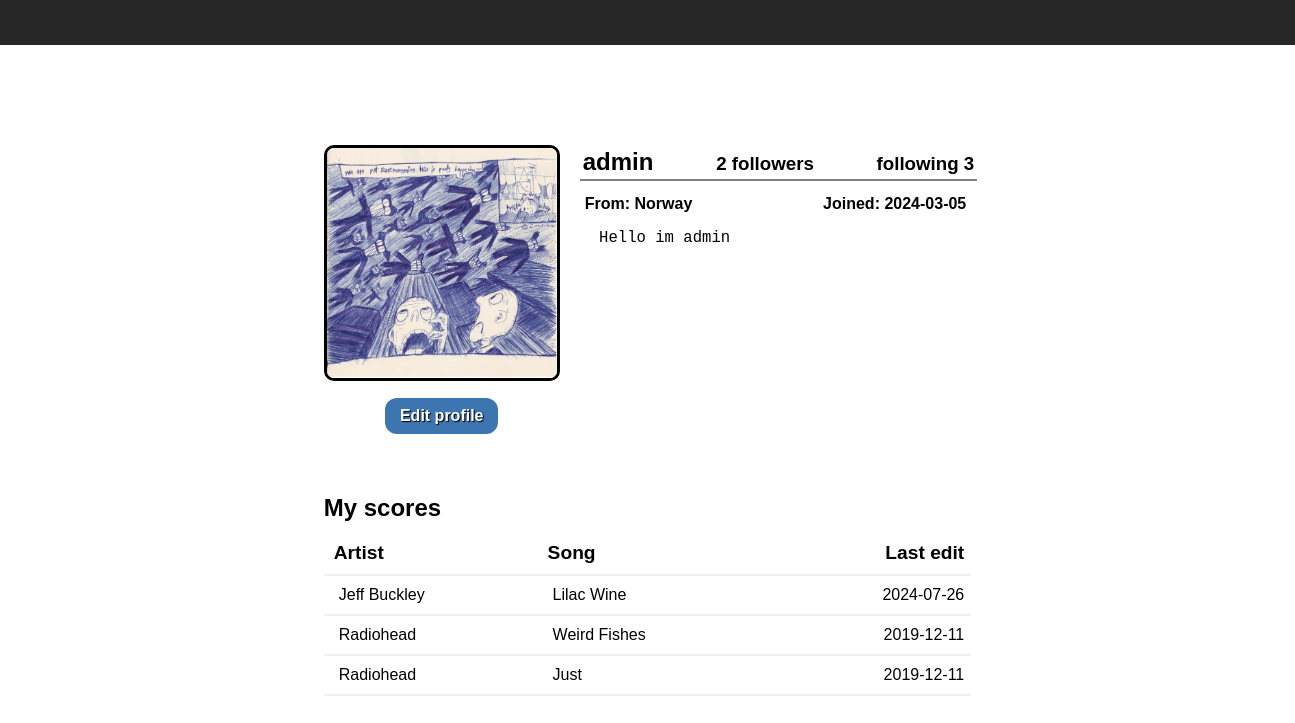
Screenshot of /profile/1 (signed in) with the database file from the repository.
### tables this page shows
CREATE TABLE users (
                                userID INTEGER PRIMARY KEY,
                                username TEXT UNIQUE NOT NULL, 
                                password TEXT NOT NULL, 
                                email TEXT UNIQUE, 
                                registrationDate TEXT,
                                country TEXT,
                                userBio TEXT, 
                                profilePicture TEXT,
                                favoriteScores 
                            );

CREATE TABLE scores (
                                scoreID INTEGER PRIMARY KEY,
                                creatorID INTEGER NOT NULL,
                                scoreName TEXT NOT NULL,
                                artistName TEXT, 
                                visibility NOT NULL,
                                creationDate TEXT, 
                                lastModified TEXT,
                                chords TEXT,
                                tempo INT,
                                timeSignature INT,
                                FOREIGN KEY (creatorID) REFERENCES users (userID) ON DELETE CASCADE
                            );

### app.py (the view)
@app.route("/profile/<int:userID>")
def profile(userID):
    if session:
        conn = get_db_connection()
        scores = setup_db.public_scores_by_user(conn, userID)
        user_info = setup_db.find_user_info(conn, userID)
        conn.close()
        return render_template("profile.html", scores=scores, user_info=user_info,
                            userID=userID, SessionUserID=session['user_id'])
    else:
        return redirect(url_for('login'))

### app.py (called while the page is built)
def get_db_connection():
    conn = setup_db.create_connection(setup_db.database)
    return conn

### setup_db.py (called while the page is built)
def create_connection(db_file):
    conn = None
    try:
        conn = sqlite3.connect(db_file)
        conn.execute("PRAGMA foreign_keys = ON;")
        return conn
    except Error as e:
        print(e)
    return conn

def public_scores_by_user(conn, userID):
    cur = conn.cursor()
    cur.execute("SELECT scoreID, scoreName, artistName, lastModified FROM scores WHERE creatorID = ? AND visibility = 'public'", (userID,))
    scores = []
    for (scoreID, scoreName, artistName, lastModified) in cur:
        scores.append({
            "scoreID": scoreID,
            "scoreName": scoreName,
            "artistName": artistName,
            "lastModified": lastModified
            })
    return scores

### templates/profile.html (shortened to what this page needs)
<!DOCTYPE html>
<html lang="en">
<head>
    <link rel="stylesheet" href="{{ url_for('static', filename='style.css') }}">
</head>
<body>
    <header class="index-heading" id="index-heading">
        <div id="index-heading-right"></div>
    </header>
    <main id="profile-container">
        <section id="profile-upper">
            <div id="profile-upper-left">
                <img id="profile-icon" src="{{ url_for('serve_image', filename=user_info.profilePicture) }}" alt="pfp">
                <div id="profile-button-div"></div>
            </div>
            <div id="profile-upper-right">
                <div id="profile-head-div">
                    <h2 id="profile-name">{{ user_info.username }}</h2>
                    <a class="follower_link" id="followers-modal" href="#"><h3 class="profile-head"> {{ user_info.followersCount }} followers</h3></a>
                    <a class="follower_link" id="following-modal" href="#"><h3 class="profile-head" > following {{ user_info.followingCount }} </h3></a>
                </div>
                <div id="profile-subhead-div">
                    <h4 class="profile-subhead"> From: {{ user_info.country }}</h4>
                    <h4 class="profile-subhead"> Joined: {{ user_info.registrationDate }}</h4>
                </div>
                <textarea id="profile-bio" readonly> {{ user_info.userBio }}</textarea>
            </div>
        </section>
        <section id="profile-scores-div">
            <h1 class="profile-score-head">My scores</h1>
            <table id="profile-score-table">
                <thead>
                    <tr>
                        <th class="profile-score-th">Artist</th>
                        <th class="profile-score-th">Song</th>
                        <th style="text-align: right;" class="profile-score-th">Last edit</th>
                    </tr>
                </thead>
                <tbody>
                    {% for score in scores %}
                    <tr>
                        <td class="profile-score-td"><a href="{{ url_for('search_scores', query=score.artistName) }}">{{ score.artistName }}</a></td>
                        <td class="profile-score-td"><a href="{{ url_for('score', scoreID=score.scoreID) }}">{{ score.scoreName }}</a></td>
                        <td style="text-align: right;" class="profile-score-td">{{ score.lastModified }}</td>
                    </tr>
                    {% endfor %}
                </tbody>
            </table>
        </section>
    </main>
    <footer></footer>
</body>
</html>

### static/style.css (style rules this page uses)
html { height: 100vh; }
body { padding: 0px; margin: 0px; font-family: Arial, Helvetica, sans-serif; }
footer { padding-top: 100px; width: 100%; font-family: Arial, Helvetica, sans-serif; }
.index-heading { position: sticky; top: 0px; display: flex; justify-content: space-between; z-index: 1000; width: 85%; margin-bottom: 100px; padding-left: 7.5%; padding-right: 7.5%; padding-top: 12px; padding-bottom: 20px; background-color: rgb(39, 39, 39); transition: all 0.3s ease; }
#index-heading-right { display: flex; justify-content: space-between; min-width: 710px; }
#profile-container { width: 50%; margin: auto; }
#profile-upper { display: flex; flex-direction: row; }
#profile-upper-left { display: flex; flex-direction: column; }
#profile-upper-right { margin-left: 20px; display: flex; flex-direction: column; width: 100%; }
#profile-head-div { text-align:center; display: flex; flex-direction: row; justify-content: space-between; padding: 3px; width: 100%; font-size: 1em; min-width: 300px; border-bottom: 2px solid gray; }
#profile-subhead-div { text-align:center; display: flex; flex-direction: row; justify-content: space-between; width: 100%; min-width: 270px; }
.profile-subhead { margin-top: 14px; padding-right: 5px; padding-left: 5px; font-size: 1em; margin-bottom: 16px; }
#profile-bio { padding-top: 0px; padding-left: 10px; height: 150px; margin-top: 0px; border: none; outline: none; resize: none; font-size: 1.2em; width: 100%; min-width: 290px; max-width: 400px; }
a { text-decoration: none; color: black; }
#profile-icon { border: 3px solid black; width: 230px; border-radius: 10px; height: 230px; }
#profile-button-div { width: 80%; margin-top: 17px; margin-left: 10%; display: flex; flex-direction: row; justify-content: space-between; }
.profile-head { margin: 0px; padding-top: 5px; }
#profile-name { font-size: 1.5em; margin: 0px; }
#profile-scores-div { margin-top: 60px; }
#profile-score-table { border-collapse: collapse; padding-left: 4px; text-align: left; font-size: 1em; width: 100%; }
.profile-score-head { margin-bottom: 10px; }
.profile-score-td { padding-left: 15px; padding-top: 10px; padding-bottom: 10px; padding-right: 7px; border-bottom: 2px solid rgb(240, 240, 240); }
.profile-score-th { padding: 10px; font-size: 1.2em; padding-right: 7px; border-bottom: 2px solid rgb(240, 240, 240); }

### rows the page displays
users: profilePicture (picture), username "admin", country "Norway", registrationDate "2024-03-05", userBio "Hello im admin"
scores: artistName "Jeff Buckley", scoreName "Lilac Wine", lastModified "2024-07-26"
scores: artistName "Radiohead", scoreName "Weird Fishes", lastModified "2019-12-11"
scores: artistName "Radiohead", scoreName "Just", lastModified "2019-12-11"

### other values shown
{{ user_info.followersCount }} "2"
{{ user_info.followingCount }} "3"
